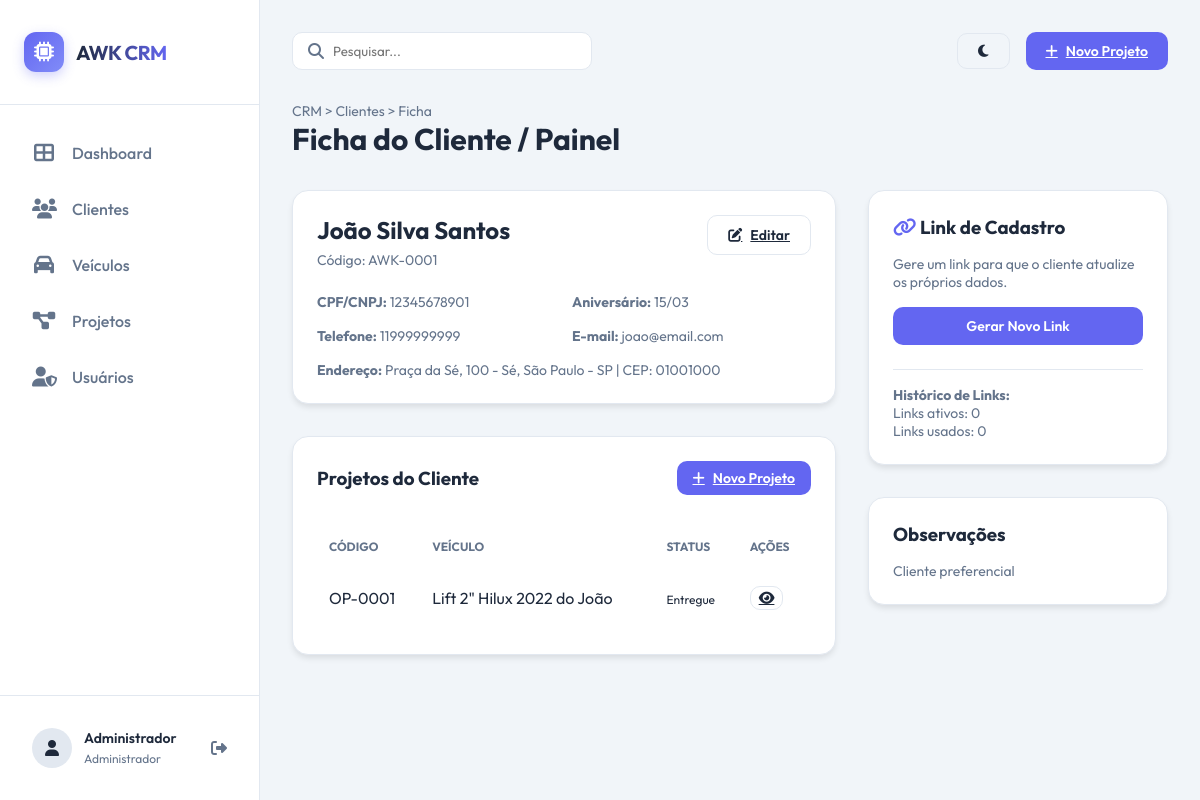
Page /clientes/ficha/1 (signed in) on the committed database.
### tables this page shows
CREATE TABLE `clientes` (
  `id` INT UNSIGNED NOT NULL AUTO_INCREMENT,
  `codigo_cliente` VARCHAR(20) NOT NULL UNIQUE,
  `nome` VARCHAR(150) NOT NULL,
  `aniversario_dia` TINYINT UNSIGNED NOT NULL,
  `aniversario_mes` TINYINT UNSIGNED NOT NULL,
  `cpf_cnpj` VARCHAR(20) NOT NULL UNIQUE,
  `cep` VARCHAR(10) NOT NULL,
  `endereco` VARCHAR(200) NOT NULL,
  `numero` VARCHAR(20) NOT NULL,
  `bairro` VARCHAR(100) NOT NULL,
  `cidade` VARCHAR(100) NOT NULL,
  `estado_uf` CHAR(2) NOT NULL,
  `telefone` VARCHAR(20) NOT NULL,
  `telefone2` VARCHAR(20) DEFAULT NULL,
  `email` VARCHAR(150) NOT NULL,
  `observacoes` TEXT DEFAULT NULL,
  `criado_em` TIMESTAMP NOT NULL DEFAULT CURRENT_TIMESTAMP,
  `atualizado_em` TIMESTAMP NOT NULL DEFAULT CURRENT_TIMESTAMP ON UPDATE CURRENT_TIMESTAMP,
  PRIMARY KEY (`id`),
  INDEX `idx_nome` (`nome`),
  INDEX `idx_cidade` (`cidade`),
  INDEX `idx_aniversario` (`aniversario_mes`, `aniversario_dia`)
);

CREATE TABLE `projetos` (
  `id` INT UNSIGNED NOT NULL AUTO_INCREMENT,
  `codigo_pedido` VARCHAR(20) NOT NULL UNIQUE,
  `cliente_id` INT UNSIGNED NOT NULL,
  `veiculo_id` INT UNSIGNED NOT NULL,
  `nome_projeto` VARCHAR(200) NOT NULL,
  `status_logistica` ENUM('fabricacao', 'pintura', 'transportadora', 'entregue') NOT NULL DEFAULT 'fabricacao',
  `status_pagamento` ENUM('pago', 'pendente', 'garantia') NOT NULL DEFAULT 'pendente',
  `status_frete` ENUM('pago', 'pendente', 'nao_optante', 'garantia') NOT NULL DEFAULT 'pendente',
  `valor_venda` DECIMAL(10,2) DEFAULT NULL,
  `desconto_aniversario_perc` DECIMAL(5,2) DEFAULT NULL,
  `valor_final` DECIMAL(10,2) DEFAULT NULL,
  `valor_entrada` DECIMAL(10,2) DEFAULT NULL,
  `saldo_restante` DECIMAL(10,2) DEFAULT NULL,
  `valor_frete` DECIMAL(10,2) DEFAULT NULL,
  `observacoes` TEXT DEFAULT NULL,
  `observacoes_garantia` TEXT DEFAULT NULL,
  `criado_em` TIMESTAMP NOT NULL DEFAULT CURRENT_TIMESTAMP,
  `atualizado_em` TIMESTAMP NOT NULL DEFAULT CURRENT_TIMESTAMP ON UPDATE CURRENT_TIMESTAMP,
  `concluido_em` DATETIME DEFAULT NULL,
  PRIMARY KEY (`id`),
  FOREIGN KEY (`cliente_id`) REFERENCES `clientes`(`id`) ON DELETE CASCADE,
  FOREIGN KEY (`veiculo_id`) REFERENCES `veiculos`(`id`) ON DELETE CASCADE,
  INDEX `idx_codigo_pedido` (`codigo_pedido`),
  INDEX `idx_cliente_id` (`cliente_id`),
  INDEX `idx_status_logistica` (`status_logistica`),
  INDEX `idx_status_pagamento` (`status_pagamento`),
  INDEX `idx_criado_em` (`criado_em`)
);

### controllers/ClienteController.php (called while the page is built, shortened)
<?php
class ClienteController {
    private $clienteModel;
    private $linkCadastroModel;
    public function __construct() {
        $this->clienteModel = new Cliente();
        $this->linkCadastroModel = new LinkCadastro();
    }
    public function ficha($id = null) {
        $cliente = $this->clienteModel->findById($id);
        $projetos = $this->clienteModel->getProjetos($id);
        $links = $this->linkCadastroModel->findByCliente($id);
        $linksCount = $this->linkCadastroModel->countByStatus($id);
        $data = [
            'cliente' => $cliente,
            'projetos' => $projetos,
            'links' => $links,
            'linksCount' => $linksCount
        ];
        loadView('clientes/ficha', $data);
    }
}

### config/database.php (called while the page is built, shortened)
<?php
class Database {
    private static $instance = null;
    private $connection;
    private $host = 'localhost';
    private $dbname = 'u784428213_base';
    private $username = 'u784428213_rehz';
    private $password = 'H/b9WzMpG';
    private $charset = 'utf8mb4';
    private function __construct() {
        try {
            $dsn = "mysql:host={$this->host};dbname={$this->dbname};charset={$this->charset}";
            $options = [
                PDO::ATTR_ERRMODE            => PDO::ERRMODE_EXCEPTION,
                PDO::ATTR_DEFAULT_FETCH_MODE => PDO::FETCH_ASSOC,
                PDO::ATTR_EMULATE_PREPARES   => false,
                PDO::MYSQL_ATTR_INIT_COMMAND => "SET NAMES utf8mb4 COLLATE utf8mb4_unicode_ci"
            ];
            $this->connection = new PDO($dsn, $this->username, $this->password, $options);
        } catch (PDOException $e) {
            die("Erro de conexão com o banco de dados: " . $e->getMessage());
        }
    }
    public static function getInstance() {
        if (self::$instance === null) {
            self::$instance = new Database();
        }
        return self::$instance;
    }
    public function query($sql, $params = []) {
        try {
            $stmt = $this->connection->prepare($sql);
            $stmt->execute($params);
            return $stmt;
        } catch (PDOException $e) {
            die("Erro na query: " . $e->getMessage() . "<br>SQL: " . $sql);
        }
    }
    public function fetchRow($sql, $params = []) {
        $stmt = $this->query($sql, $params);
        return $stmt->fetch();
    }
    public function fetchAll($sql, $params = []) {
        $stmt = $this->query($sql, $params);
        return $stmt->fetchAll();
    }
}

### models/Cliente.php (called while the page is built, shortened)
<?php
class Cliente {
    private $db;
    public function __construct() {
        $this->db = Database::getInstance();
    }
    public function findById($id) {
        $sql = "SELECT * FROM clientes WHERE id = ?";
        return $this->db->fetchRow($sql, [$id]);
    }
    public function getProjetos($clienteId) {
        $sql = "SELECT p.*, v.marca, v.modelo, v.ano
                FROM projetos p
                JOIN veiculos v ON p.veiculo_id = v.id
                WHERE p.cliente_id = ?
                ORDER BY p.criado_em DESC";
        return $this->db->fetchAll($sql, [$clienteId]);
    }
}

### models/LinkCadastro.php (called while the page is built, shortened)
<?php
class LinkCadastro {
    private $db;
    public function __construct() {
        $this->db = Database::getInstance();
    }
    public function countByStatus($clienteId = null) {
        $params = [];
        $sql = "SELECT status, COUNT(*) as total
                FROM links_cadastro
                WHERE 1=1";
        if ($clienteId) {
            $sql .= " AND cliente_id = ?";
            $params[] = $clienteId;
        }
        $sql .= " GROUP BY status";
        $result = $this->db->fetchAll($sql, $params);
        $counts = ['ativo' => 0, 'usado' => 0, 'expirado' => 0];
        foreach ($result as $row) {
            $counts[$row['status']] = $row['total'];
        }
        return $counts;
    }
}

### views/clientes/ficha.php (the view, shortened to what this page needs)
<?php include ROOT_PATH . '/views/layout/header.php'; ?>
<div class="page-title">
    <div class="breadcrumb">CRM > Clientes > Ficha</div>
    <h1>Ficha do Cliente / Painel</h1>
</div>
<div style="display: grid; grid-template-columns: 1fr 300px; gap: 2rem; margin-top: 2rem;">
    <div>
        <div class="card" style="margin-bottom: 2rem;">
            <div style="display: flex; justify-content: space-between; align-items: flex-start; margin-bottom: 1.5rem;">
                <div>
                    <h2 style="margin-bottom: 0.25rem;"><?php echo htmlspecialchars($cliente['nome']); ?></h2>
                    <span style="color: var(--text-muted); font-size: 0.875rem;">Código: <?php echo htmlspecialchars($cliente['codigo_cliente']); ?></span>
                </div>
                <a href="<?php echo BASE_URL; ?>/clientes/editar/<?php echo $cliente['id']; ?>" class="btn btn-outline"><i class="fas fa-edit"></i> Editar</a>
            </div>
            <div style="display: grid; grid-template-columns: 1fr 1fr; gap: 1rem; color: var(--text-muted); font-size: 0.875rem;">
                <div><strong>CPF/CNPJ:</strong> <?php echo htmlspecialchars($cliente['cpf_cnpj']); ?></div>
                <div><strong>Aniversário:</strong> <?php echo $cliente['aniversario_dia'] ? str_pad($cliente['aniversario_dia'], 2, '0', STR_PAD_LEFT) . '/' . str_pad($cliente['aniversario_mes'], 2, '0', STR_PAD_LEFT) : 'Não informado'; ?></div>
                <div><strong>Telefone:</strong> <?php echo htmlspecialchars($cliente['telefone']); ?></div>
                <div><strong>E-mail:</strong> <?php echo htmlspecialchars($cliente['email']); ?></div>
                <div style="grid-column: 1 / -1;"><strong>Endereço:</strong> <?php echo htmlspecialchars($cliente['endereco'] . ', ' . $cliente['numero'] . ' - ' . $cliente['bairro'] . ', ' . $cliente['cidade'] . ' - ' . $cliente['estado_uf'] . ' | CEP: ' . $cliente['cep']); ?></div>
            </div>
        </div>
        <div class="card">
            <div style="display: flex; justify-content: space-between; align-items: center; margin-bottom: 1.5rem;">
                <h3>Projetos do Cliente</h3>
                <a href="<?php echo BASE_URL; ?>/projetos/criar?cliente_id=<?php echo $cliente['id']; ?>" class="btn btn-primary" style="padding: 0.5rem 1rem; font-size: 0.875rem;">
                    <i class="fas fa-plus"></i> Novo Projeto
                </a>
            </div>
            <?php if (empty($projetos)): ?>
                <div style="text-align: center; color: var(--text-muted); padding: 2rem 0;">Nenhum projeto encontrado para este cliente.</div>
            <?php else: ?>
                <table style="width: 100%; border-collapse: separate; border-spacing: 0 0.5rem;">
                    <thead>
                        <tr style="text-align: left; color: var(--text-muted); font-size: 0.75rem;">
                            <th style="padding: 0.75rem;">CÓDIGO</th>
                            <th style="padding: 0.75rem;">VEÍCULO</th>
                            <th style="padding: 0.75rem;">STATUS</th>
                            <th style="padding: 0.75rem;">AÇÕES</th>
                        </tr>
                    </thead>
                    <tbody>
                        <?php foreach ($projetos as $proj): ?>
                        <tr style="background-color: rgba(255,255,255,0.02);">
                            <td style="padding: 0.75rem; border-radius: 8px 0 0 8px;"><?php echo $proj['codigo_pedido']; ?></td>
                            <td style="padding: 0.75rem;"><?php echo htmlspecialchars($proj['nome_projeto']); ?></td>
                            <td style="padding: 0.75rem;">
                                <span style="font-size: 0.75rem;"><?php echo ucfirst($proj['status_logistica']); ?></span>
                            </td>
                            <td style="padding: 0.75rem; border-radius: 0 8px 8px 0;">
                                <a href="<?php echo BASE_URL; ?>/projetos/visualizar/<?php echo $proj['id']; ?>" class="btn btn-outline" style="padding: 0.25rem 0.5rem;"><i class="fas fa-eye"></i></a>
                            </td>
                        </tr>
                        <?php endforeach; ?>
                    </tbody>
                </table>
            <?php endif; ?>
        </div>
    </div>
    <div>
        <div class="card" style="margin-bottom: 2rem;">
            <h3 style="margin-bottom: 1rem;"><i class="fas fa-link" style="color: var(--primary);"></i> Link de Cadastro</h3>
            <p style="font-size: 0.875rem; color: var(--text-muted); margin-bottom: 1rem;">Gere um link para que o cliente atualize os próprios dados.</p>
            <form action="<?php echo BASE_URL; ?>/clientes/gerarLink/<?php echo $cliente['id']; ?>" method="POST" style="margin-bottom: 1.5rem;">
                <button type="submit" class="btn btn-primary" style="width: 100%; justify-content: center;">Gerar Novo Link</button>
            </form>
            <div style="border-top: 1px solid var(--border); padding-top: 1rem; font-size: 0.875rem; color: var(--text-muted);">
                <strong>Histórico de Links:</strong><br>
                Links ativos: <?php echo $linksCount['ativos'] ?? 0; ?><br>
                Links usados: <?php echo $linksCount['usados'] ?? 0; ?>
            </div>
        </div>
        <div class="card">
            <h3 style="margin-bottom: 1rem;">Observações</h3>
            <div style="font-size: 0.875rem; color: var(--text-muted); white-space: pre-wrap;"><?php echo empty($cliente['observacoes']) ? 'Nenhuma observação cadastrada.' : htmlspecialchars($cliente['observacoes']); ?></div>
        </div>
    </div>
</div>
<?php include ROOT_PATH . '/views/layout/footer.php'; ?>

### views/layout/header.php (style rules this page uses)
:root { --primary: #6366f1; --primary-hover: #4f46e5; --secondary: #64748b; --accent: #f59e0b; --success: #10b981; --danger: #ef4444; --warning: #f59e0b; --info: #3b82f6; --bg-main: #0f172a; --bg-sidebar: #1e293b; --bg-card: #1e293b; --text-main: #f8fafc; --text-muted: #94a3b8; --border: #334155; --input-bg: #0f172a; --sidebar-width: 260px; --transition: all 0.3s cubic-bezier(0.4, 0, 0.2, 1); }
[data-theme="claro"] { --bg-main: #f1f5f9; --bg-sidebar: #ffffff; --bg-card: #ffffff; --text-main: #1e293b; --text-muted: #64748b; --border: #e2e8f0; --input-bg: #f8fafc; }
* { margin: 0; padding: 0; box-sizing: border-box; font-family: 'Outfit', sans-serif; }
body { background-color: var(--bg-main); color: var(--text-main); min-height: 100vh; display: flex; transition: var(--transition); }
.page-title h1 { font-size: 1.875rem; font-weight: 700; margin-bottom: 0.25rem; }
.breadcrumb { font-size: 0.875rem; color: var(--text-muted); }
.btn { padding: 0.625rem 1.25rem; border-radius: 10px; font-weight: 600; cursor: pointer; transition: var(--transition); display: inline-flex; align-items: center; gap: 0.5rem; border: none; font-size: 0.875rem; }
.btn-primary { background-color: var(--primary); color: white; }
.btn-outline { background-color: transparent; border: 1px solid var(--border); color: var(--text-main); }
.card { background-color: var(--bg-card); border: 1px solid var(--border); border-radius: 16px; padding: 1.5rem; box-shadow: 0 4px 6px -1px rgba(0, 0, 0, 0.1); }

### rows in the picture
clientes: nome "João Silva Santos", codigo_cliente "AWK-0001", cpf_cnpj "12345678901", aniversario_dia "15", aniversario_mes "03", telefone "11999999999", email "joao@email.com", endereco+numero+bairro "Praça da Sé, 100 - Sé, São Paulo - SP | CEP: 01001000", observacoes "Cliente preferencial"
projetos: codigo_pedido "OP-0001", nome_projeto "Lift 2\" Hilux 2022 do João", status_logistica "Entregue"

### other values in the picture
$_SESSION['usuario_nome'] "Administrador"
$_SESSION['usuario_perfil'] "Administrador"
$linksCount['ativos'] "0"
$linksCount['usados'] "0"
